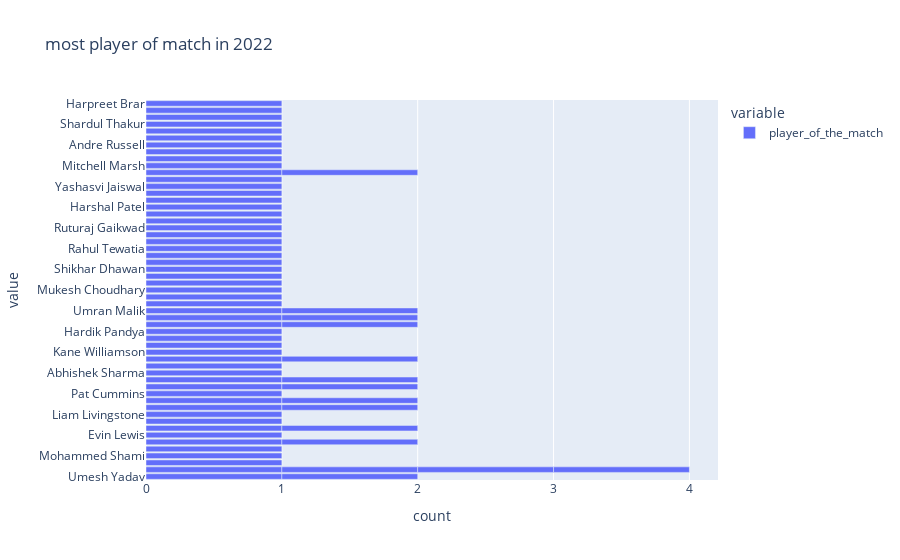

The notebook cell saved with this chart:
### Code cell
figure = px.bar(data, x = ['player_of_the_match'],title = "most player of match in 2022")
figure.show()

### Figure 1 — Plotly figure (JSON) as saved in the notebook; plotly's stock layout.template omitted (floating-point values rounded to 4 significant figures)
{"data": [{"alignmentgroup": "True", "hovertemplate": "variable=player_of_the_match<br>count=%{x}<br>value=%{y}<extra></extra>", "legendgroup": "player_of_the_match", "marker": {"color": "#636efa", "pattern": {"shape": ""}}, "name": "player_of_the_match", "offsetgroup": "player_of_the_match", "orientation": "h", "showlegend": true, "textposition": "auto", "type": "bar", "x": [1, 1, 1, 1, 1, 1, 1, 1, 1, 1, 1, 1, 1, 1, 1, 1, 1, 1, 1, 1, 1, 1, 1, 1, 1, 1, 1, 1, 1, 1, 1, 1, 1, 1, 1, 1, 1, 1, 1, 1, 1, 1, 1, 1, 1, 1, 1, 1, 1, 1, 1, 1, 1, 1, 1, 1, 1, 1, 1, 1, 1, 1, 1, 1, 1, 1, 1, 1, 1, 1, 1], "xaxis": "x", "y": ["Umesh Yadav", "Kuldeep Yadav", "Odean Smith", "Mohammed Shami", "Sanju Samson", "Wanindu Hasaranga", "Evin Lewis", "Umesh Yadav", "Jos Buttler", "Lockie Ferguson", "Liam Livingstone", "Avesh Khan", "Dinesh Karthik", "Pat Cummins", "Quinton de Kock", "Shubman Gill", "Abhishek Sharma", "Anuj Rawat", "Kuldeep Yadav", "Yuzvendra Chahal", "Kane Williamson", "Shivam Dube", "Mayank Agarwal", "Hardik Pandya", "Rahul Tripathi", "K L Rahul", "Dinesh Karthik", "Umran Malik", "David Miller", "Yuzvendra Chahal", "Faf du Plessis", "Kuldeep Yadav", "Mukesh Choudhary", "Jos Buttler", "Rashid Khan", "Marco Jansen", "K L Rahul", "Shikhar Dhawan", "Riyan Parag", "Umran Malik", "Kuldeep Yadav", "Krunal Pandya", "Rahul Tewatia", "Suruakumar Yadav", "Mohsin Khan", "Ruturaj Gaikwad", "Rinku Singh", "Kagiso Rabada", "Harshal Patel", "David Warner", "Tim David", "Yashasvi Jaiswal", "Avesh Khan", "Wanindu Hasaranga", "Devon Conway", "Jasprit Bumrah", "Shubman Gill", "Mitchell Marsh", "Daniel Sams", "Jonny Bairstow", "Andre Russell", "W. Saha", "Trent Boult", "Shardul Thakur", "Rahul Tripathi", "Quinton de Kock", "Virat Kohli", "R Aswin", "Jasprit Bumrah", "Harpreet Brar", null], "yaxis": "y"}], "layout": {"autosize": true, "barmode": "relative", "legend": {"title": {"text": "variable"}, "tracegroupgap": 0}, "title": {"text": "most player of match in 2022"}, "xaxis": {"anchor": "y", "autorange": true, "domain": [0, 1], "range": [0, 4.211], "title": {"text": "count"}, "type": "linear"}, "yaxis": {"anchor": "x", "autorange": true, "domain": [0, 1], "range": [-0.5, 54.5], "title": {"text": "value"}, "type": "category"}}}
